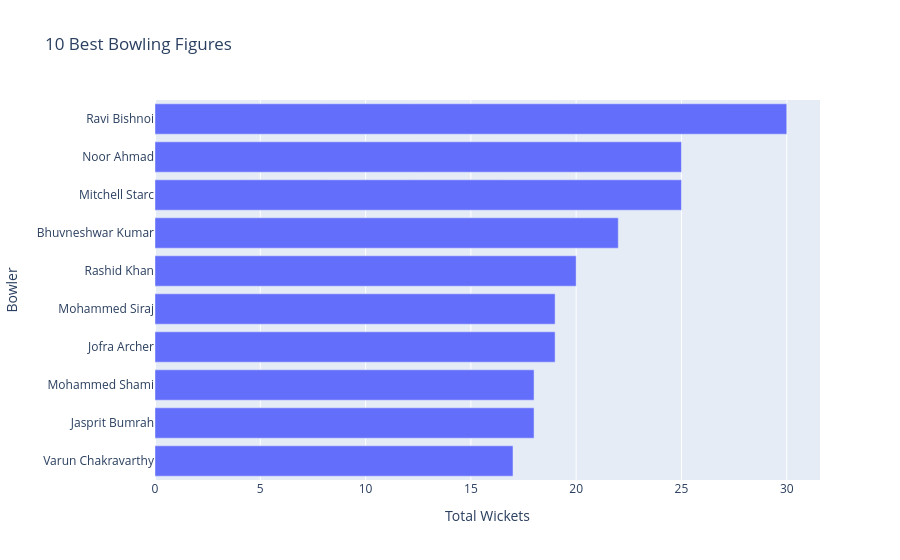

The notebook cell this image was saved under:
### Markdown cell above
3) 10 Best Bowling Figures

### Code cell
df['highest_wickets'] = df['best_bowling_figure'].apply(lambda x: x.split('/')[0])
df['highest_wickets'] = df['highest_wickets'].astype(int)

top_bowler = df.groupby('best_bowling')['highest_wickets'].sum().sort_values(ascending=False).head(10)
fig = px.bar(x=top_bowler.values, y=top_bowler.index, orientation='h',
             labels={'x': 'Total Wickets', 'y': 'Bowler'},
             title='10 Best Bowling Figures')
fig.update_layout(yaxis={'categoryorder': 'total ascending'})
fig.show()

### Figure 1 — Plotly figure (JSON) as saved in the notebook; plotly's stock layout.template omitted (floating-point values rounded to 4 significant figures)
{"data": [{"hovertemplate": "Total Wickets=%{x}<br>Bowler=%{y}<extra></extra>", "legendgroup": "", "marker": {"color": "#636efa", "pattern": {"shape": ""}}, "name": "", "orientation": "h", "showlegend": false, "textposition": "auto", "type": "bar", "x": [30, 25, 25, 22, 20, 19, 19, 18, 18, 17], "xaxis": "x", "y": ["Ravi Bishnoi", "Mitchell Starc", "Noor Ahmad", "Bhuvneshwar Kumar", "Rashid Khan", "Jofra Archer", "Mohammed Siraj", "Jasprit Bumrah", "Mohammed Shami", "Varun Chakravarthy"], "yaxis": "y"}], "layout": {"barmode": "relative", "legend": {"tracegroupgap": 0}, "title": {"text": "10 Best Bowling Figures"}, "xaxis": {"anchor": "y", "domain": [0.0, 1.0], "title": {"text": "Total Wickets"}}, "yaxis": {"anchor": "x", "categoryorder": "total ascending", "domain": [0.0, 1.0], "title": {"text": "Bowler"}}}}
